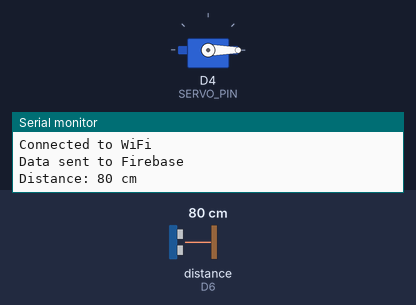
Recording of a sketch running on a simulated ESP8266 (NodeMCU). On the bench: servo, the last lines printed to the serial monitor. Wiring (inferred from the names in the program): ultrasonic range finder: trigger D5; echo D6. The test bench sets the inputs (shaded band); at power-on: distance to the obstacle (sensor on D6) 80 cm. The echo pulse lasts 58.3 µs per cm; WiFi joins after 1.5 s; servers stay silent unless stated.

Above: at 3.2 s.
3.3 s: distance to the obstacle (sensor on D6) set to 22 cm
5.5 s: distance to the obstacle (sensor on D6) set to 18 cm
At 7.5 s:
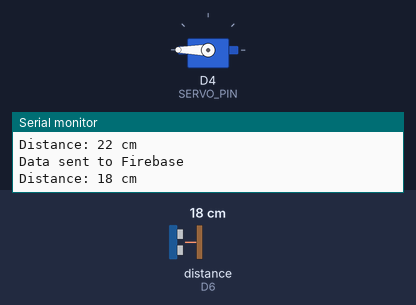
8.1 s: distance to the obstacle (sensor on D6) set to 35 cm
At 9.4 s:
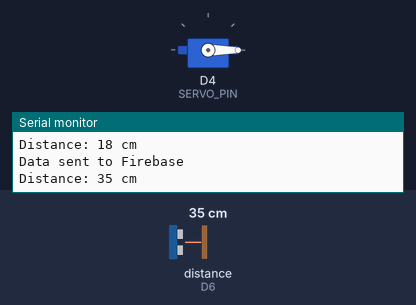
10.4 s: distance to the obstacle (sensor on D6) set to 2 cm
At 12.4 s:
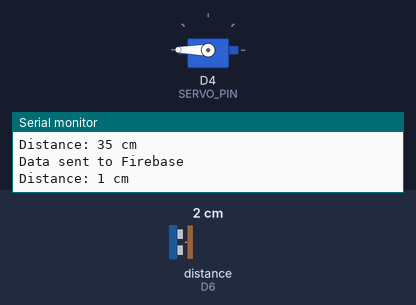
Timing chart, 0 to 13.7 s (numbered marks = the images above; inputs shaded):
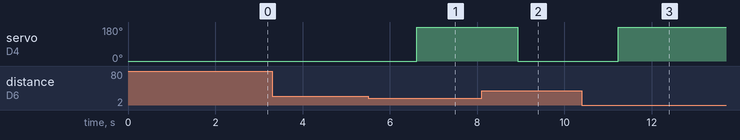

The sketch:

haris.ino
```cpp
#include <ESP8266WiFi.h>
#include <FirebaseESP8266.h>
#include <Servo.h>

// Your WiFi credentials
const char* ssid = "Redmi";
const char* password = "12345678";

// Firebase database URL and API key
#define FIREBASE_HOST "https://harisemhas-default-rtdb.firebaseio.com"
#define FIREBASE_AUTH "NlbQvuC5Ews8uHSAZK5XW1iovKfLFInPqSgZW7iI"

FirebaseData firebaseData;
FirebaseAuth auth;
FirebaseConfig config;

const int TRIG_PIN = D5;
const int ECHO_PIN = D6;
const int SERVO_PIN = D4;

Servo myservo;

void setup() {
  Serial.begin(115200);
  pinMode(TRIG_PIN, OUTPUT);
  pinMode(ECHO_PIN, INPUT);
  myservo.attach(SERVO_PIN);
  myservo.write(0);

  // Connect to Wi-Fi
  WiFi.begin(ssid, password);
  while (WiFi.status() != WL_CONNECTED) {
    delay(1000);
    Serial.println("Connecting to WiFi...");
  }
  Serial.println("Connected to WiFi");

  // Configure Firebase
  config.host = FIREBASE_HOST;
  config.signer.tokens.legacy_token = FIREBASE_AUTH;

  Firebase.begin(&config, &auth);
  Firebase.reconnectWiFi(true);
}

void loop() {
  long duration, distance;

  digitalWrite(TRIG_PIN, LOW);
  delayMicroseconds(2);
  digitalWrite(TRIG_PIN, HIGH);
  delayMicroseconds(10);
  digitalWrite(TRIG_PIN, LOW);

  duration = pulseIn(ECHO_PIN, HIGH);
  distance = (duration / 2) / 29.1;

  if (distance < 20) {
    myservo.write(180);
  } else {
    myservo.write(0);
  }

  // Send data to Firebase
  if (Firebase.setInt(firebaseData, "/sensor/distance", distance)) {
    Serial.println("Data sent to Firebase");
  } else {
    Serial.print("Error sending data: ");
    Serial.println(firebaseData.errorReason());
  }

  Serial.print("Distance: ");
  Serial.print(distance);
  Serial.println(" cm");

  delay(1000);
}
```

Measured:
- the behaviour switches between 20 and 19 cm on distance to the obstacle (sensor on D6) (found by bisection; images 0 and 1)
- after the input at 5.5 s, servo on D4 (SERVO_PIN): 0° → 180° after 1.1 s
- after the input at 8.1 s, servo on D4 (SERVO_PIN): 180° → 0° after 0.82 s
- after the input at 10.4 s, servo on D4 (SERVO_PIN): 0° → 180° after 0.83 s
